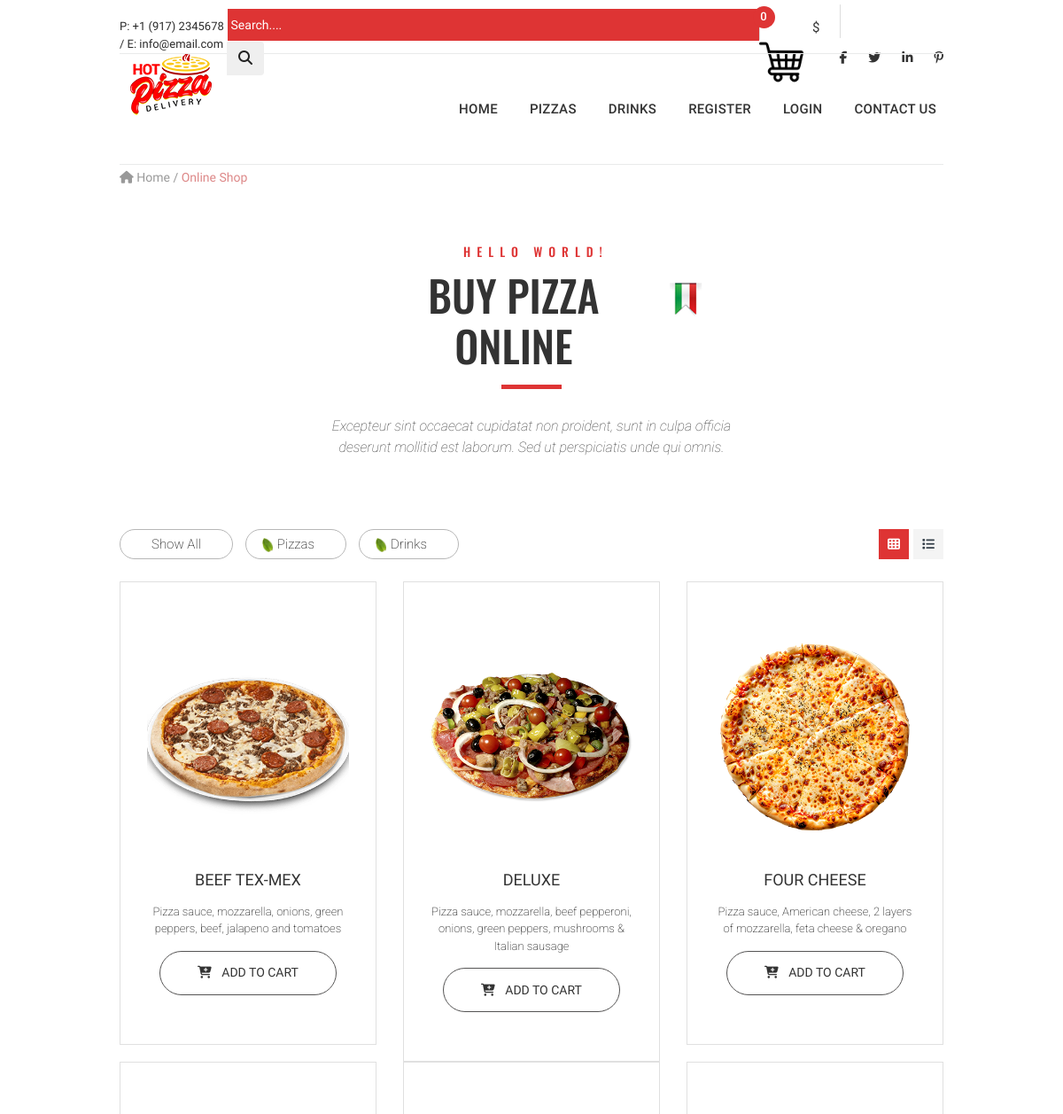
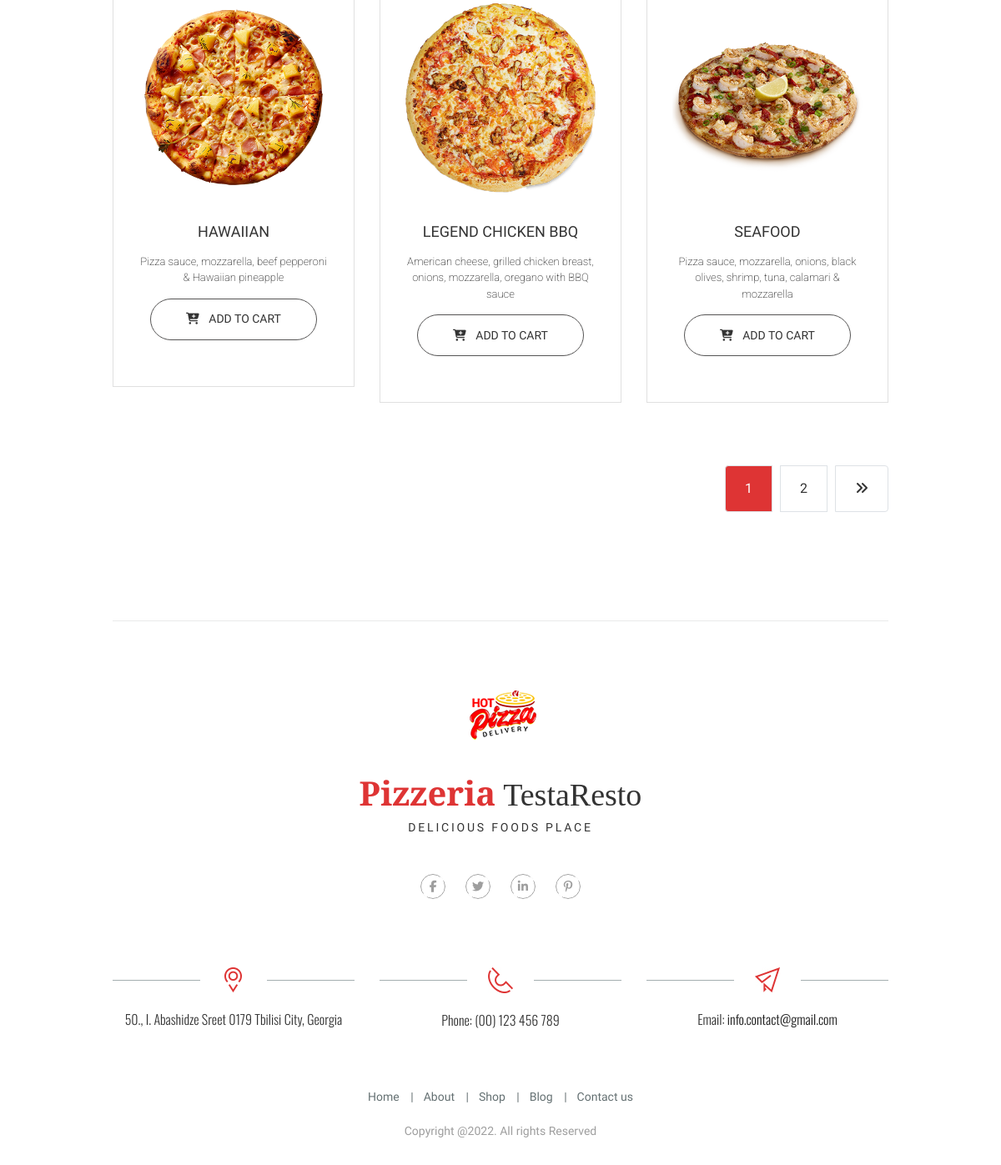
The page /pizzas on the database its author committed (2 pictures, top to bottom).
### product/models.py (models this page shows, shortened)
class Category(models.Model):
    name = models.CharField(max_length=100,unique=True)
    slug = models.SlugField(max_length=100,unique=True)
    class Meta:
        ordering = ('name',)
        verbose_name = 'category'
        verbose_name_plural = 'categories'

class Product(models.Model):
    name = models.CharField(max_length=100,unique=True)
    slug = models.SlugField(max_length=100,unique=True)
    short_description = models.TextField(max_length=300,blank=True)
    description = models.TextField(blank=True)
    category = models.ForeignKey(Category,on_delete=models.CASCADE)
    image = models.ImageField(upload_to='products',blank=True)
    price = models.DecimalField(max_digits=10,decimal_places=2,default='',blank=True,null=True)
    created = models.DateTimeField(auto_now_add=True)
    updated = models.DateTimeField(auto_now=True)
    class Meta:
        ordering = ('name',)
        verbose_name = 'product'
        verbose_name_plural = 'products'

### product/views.py (the view)
# urls.py: path('<slug:category_slug>', views.products_by_category,name="products_by_category"),
def products_by_category(request,category_slug=None):
    category_product = None
    products = None
    if category_slug!=None:
        category_product= get_object_or_404(Category,slug=category_slug)
        products = Product.objects.filter(category=category_product)
    paginator = Paginator(products, 6)
    page_number = request.GET.get('page')
    page_obj = paginator.get_page(page_number)
    context = {
        'products': page_obj,
    }
    return render(request,'product/index.html',context)

### product/templates/product/index.html (shortened to what this page needs)
{% extends 'product/base.html' %} {% load static %} {% block content %}
<div class="container">
  <div class="pizza_breadcrumb">
    <a href="index.html"><i class="fa fa-home"></i> Home</a> /
    <span>Online Shop</span>
  </div>
  <section class="shop_title">
    <div class="piz_title">
      <div class="small_title"><h3>hello world!</h3></div>
      <div class="big_title">
        <h1 class="shop_big_title">buy pizza online</h1>
        <img src="{% static 'product/img/title_icon.png' %}" />
      </div>
    </div>
    <div class="title_devider">
      <p class="line"></p>
    </div>
    <div class="under_title">
      <p>
        Excepteur sint occaecat cupidatat non proident, sunt in culpa officia
        deserunt mollitid est laborum. Sed ut perspiciatis unde qui omnis.
      </p>
    </div>
  </section>
  <section class="products">
    <div class="row">
      <div class="col-md-12">
        <div class="row bottom">
          <div class="filter_box bottom-15">
            <div class="left">
              <div class="buttons_filter">
                <button type="button" class="btn btn-outline-primary">
                  <a href="{% url 'home' %}"> Show All</a>
                </button>
                {% for category in categories %}
                <a href="{% url 'products_by_category' category.slug %}">
                  <button type="button" class="btn btn-outline-primary">
                    <img src="{% static 'product/img/icons/potoli.png'%}" />
                    {{category.name}}
                  </button>
                </a>
                {% endfor %}
              </div>
            </div>
            <div class="right full">
              <div class="tabs2-wrapper">
                <ul class="tabs clearfix" data-tabgroup="second-tab-group">
                  <li class="active">
                    <a href="#tabs2-1"><i class="fa fa-th"></i></a>
                  </li>
                  <li>
                    <a href="#tabs2-2"><i class="fa fa-list"></i></a>
                  </li>
                </ul>
              </div>
            </div>
          </div>
        </div>
      </div>
    </div>
    <div id="second-tab-group" class="tabgroup">
      <div id="tabs2-1">
        <div class="row">
          <div class="col-md-12">
            <div class="row full_shop">
              {% for product in products %}
              <div class="col-md-4">
                <div class="product_block m-right">
                  <a href="{% url 'product_detail' product.id %}">
                    <div class="pizza_full">
                      <img src="{{product.image.url}}" class="img-fluid" />
                    </div>
                  </a>
                  <h3>{{product.name}}</h3>
                  <p class="description_full">{{product.short_description}}</p>
                  <a href="{% url 'product_detail' product.id %}">
                    <button
                      type="button"
                      class="btn btn-outline-primary full_but"
                    >
                      <i class="fa fa-cart-plus"></i> add to cart
                    </button>
                  </a>
                </div>
              </div>
              {%endfor%}
            </div>
            <ur class="pagination right">
              <li class="page-item">
                <a class="page-link active" href="#"> {{ products.number }} </a>
              </li>
              {% if products.has_next %}
              <li class="page-item">
                <a
                  class="page-link"
                  href="?page={{ products.next_page_number }}"
                >
                  {{ products.next_page_number }}
                </a>
              </li>
              <li class="page-item">
                <a
                  class="page-link"
                  href="?page={{ products.paginator.num_pages }}"
                >
                  <i class="fa fa-angle-double-right"></i>
                </a>
              </li>
              {% endif %}
            </ur>
          </div>
        </div>
      </div>
    </div>
  </section>
</div>
{% endblock %}

### product/templates/product/base.html (shortened to what this page needs)
{% load static %} {% load crispy_forms_tags %}
<!DOCTYPE html>
<html lang="en">
  <head>
    <link href="{% static 'product/css/bootstrap.css' %}" rel="stylesheet" />
    <link href="{% static 'product/css/superslides.css' %}" rel="stylesheet" />
    <link href="{% static 'product/css/font-awesome.css' %}" rel="stylesheet" />
    <link rel="stylesheet" href="{% static 'product/css/owl.carousel.css' %}" />
    <link
      rel="stylesheet"
      href="{% static 'product/css/owl.theme.default.min.css' %}"
    />
    <link href="{% static 'product/css/navigation.css' %}" rel="stylesheet" />
    <link rel="stylesheet" href="{% static 'product/css/reset.css' %}" />
    <link rel="stylesheet" href="{% static 'product/css/style.css' %}" />
  </head>
  <body>
    <div id="main">
      <div class="header-v3">
        <div class="container">
          <div class="menu-top desktop-top">
            <div class="left_block">
              <div class="phone_email">
                P: +1 (917) 2345678 / E: info@email.com
              </div>
            </div>
            <div class="right_block">
              <div class="my_search">
                <form
                  class="search clearfix"
                  action="{% url 'search' %}"
                  ,
                  method="GET"
                >
                  <div class="input-group">
                    <input
                      type="text"
                      name="title"
                      class="form-control"
                      placeholder=" Search...."
                      style="width: 600px"
                    />
                    <div class="input-group-append">
                      <button type="submit" class="btn btn-outline-primary-gry">
                        <i class="fa fa-search"></i>
                      </button>
                    </div>
                  </div>
                </form>
              </div>
              <div class="my_cart_wrapper">
                <div class="my_cart_button">
                  <a href="#">
                    <img
                      class="pizza_cart"
                      src="{% static 'product/img/shopping-cart.png' %}"
                    />
                    <span class="cart_circle">{{counter}}</span>
                  </a>
                  <div class="cart_sum">${{total}}</div>
                </div>
              </div>
              <div class="top_social">
                <ul>
                  <li>
                    <a href="#"><i class="fab fa-facebook-f"></i></a>
                  </li>
                  <li>
                    <a href="#"><i class="fab fa-twitter"></i></a>
                  </li>
                  <li>
                    <a href="#"><i class="fab fa-linkedin-in"></i></a>
                  </li>
                  <li>
                    <a href="#"><i class="fab fa-pinterest-p"></i></a>
                  </li>
                </ul>
              </div>
            </div>
          </div>
          <div class="header-inner_1 clearfix">
            <header class="header_bg">
              <div class="logo">
                <a href="{% url 'home' %}">
                  <img src="{% static 'product/img/logo.png' %}" />
                </a>
              </div>
            </header>
            <nav id="navigation" class="navigation clearfix">
              <div class="navigation-body">
                <ul class="navigation-menu">
                  <li class="navigation-item">
                    <a class="navigation-link" href="{% url 'home' %}">Home</a>
                  </li>
                  {% for category in categories %}
                  <li class="navigation-item">
                    <a
                      class="navigation-link"
                      href="{% url 'products_by_category' category.slug %}"
                      >{{category.name}}</a
                    >
                  </li>
                  {% endfor %} {% if request.user.is_authenticated %}
                  <li class="navigation-item">
                    <a class="navigation-link" href="#"
                      >Welcome, {{request.user.first_name}}</a
                    >
                    <ul class="navigation-dropdown">
                      <li class="navigation-dropdown-item">
                        <a
                          class="navigation-dropdown-link"
                          href="{% url 'my_dashboard'  %}"
                          >My Dashboard</a
                        >
                      </li>
                      <li class="navigation-dropdown-item">
                        <a
                          class="navigation-dropdown-link"
                          href="{% url 'signout' %}"
                          >Log Out</a
                        >
                      </li>
                    </ul>
                  </li>
                  {% else %}
                  <li class="navigation-item">
                    <a class="navigation-link" href="{% url 'signup' %}"
                      >Register</a
                    >
                  </li>
                  <li class="navigation-item">
                    <a class="navigation-link" href="{% url 'signin' %}"
                      >Login</a
                    >
                  </li>
                  {% endif %}
                  <li class="navigation-item">
                    <a class="navigation-link" href="{% url 'contact'%}"
                      >Contact us</a
                    >
                  </li>
                </ul>
              </div>
            </nav>
          </div>
        </div>
      </div>
      {% block content%} {% endblock %}
      <footer>
        <div class="bot1-wrapper top_margin_80">
          <div class="container">
            <div class="bot1 clearfix">
              <div class="logo2_wrapper">
                <img
                  src="{% static 'product/img/logo2_wrapper.png' %}"
                  alt=""
                  class="img-fluid"
                />
                <div class="logo_title">
                  <div class="bottom_logo">
                    <span>Pizzeria</span> TestaResto
                  </div>
                  <div class="bottom_logo_desc">delicious foods place</div>
                </div>
              </div>
              <div class="social-footer-wrapper">
                <ul class="social-footer clearfix">
                  <li>
                    <a href="#"><i class="fab fa-facebook-f"></i></a>
                  </li>
                  <li>
                    <a href="#"><i class="fab fa-twitter"></i></a>
                  </li>
                  <li>
                    <a href="#"><i class="fab fa-linkedin-in"></i></a>
                  </li>
                  <li>
                    <a href="#"><i class="fab fa-pinterest-p"></i></a>
                  </li>
                </ul>
              </div>
            </div>
          </div>
        </div>
        <div class="bot2-wrapper">
          <div class="container">
            <div class="bot2 clearfix">
              <div class="row">
                <div class="col-md-4">
                  <div class="contact-us-block">
                    <figure>
                      <img
                        src="{% static 'product/img/ic1.png' %}"
                        alt=""
                        class="img-fluid"
                      />
                    </figure>
                    <div class="txt1">
                      50., I. Abashidze Sreet 0179 Tbilisi City, Georgia
                    </div>
                  </div>
                </div>
                <div class="col-md-4">
                  <div class="contact-us-block">
                    <figure>
                      <img
                        src="{% static 'product/img/ic2.png' %}"
                        alt=""
                        class="img-fluid"
                      />
                    </figure>
                    <div class="txt1">Phone: (00) 123 456 789</div>
                  </div>
                </div>
                <div class="col-md-4">
                  <div class="contact-us-block">
                    <figure>
                      <img
                        src="{% static 'product/img/ic3.png' %}"
                        alt=""
                        class="img-fluid"
                      />
                    </figure>
                    <div class="txt1">
                      Email: <a href="#">info.contact@gmail.com</a>
                    </div>
                  </div>
                </div>
              </div>
            </div>
          </div>
        </div>
        <div class="bot3-wrapper">
          <div class="container">
            <div class="bot3 clearfix">
              <ul class="menu-bot">
                <li><a href="#">Home</a></li>
                <li><a href="#">About</a></li>
                <li><a href="#">Shop</a></li>
                <li><a href="#">Blog</a></li>
                <li><a href="{% url 'contact' %}">Contact us</a></li>
              </ul>
              <div class="copyrights">Copyright @2022. All rights Reserved</div>
            </div>
          </div>
        </div>
      </footer>
    </div>
  </body>
</html>

### rows shown on the page
Category: name "PIZZAS", name "Pizzas"
Category: name "DRINKS", name "Drinks"
Product: image (picture), name "BEEF TEX-MEX", short_description "Pizza sauce, mozzarella, onions, green peppers, beef, jalapeno and tomatoes"
Product: image (picture), name "DELUXE", short_description "Pizza sauce, mozzarella, beef pepperoni, onions, green peppers, mushrooms & Italian sausage"
Product: image (picture), name "FOUR CHEESE", short_description "Pizza sauce, American cheese, 2 layers of mozzarella, feta cheese & oregano"
Product: image (picture), name "HAWAIIAN", short_description "Pizza sauce, mozzarella, beef pepperoni & Hawaiian pineapple"
Product: image (picture), name "LEGEND CHICKEN BBQ", short_description "American cheese, grilled chicken breast, onions, mozzarella, oregano with BBQ sauce"
Product: image (picture), name "SEAFOOD", short_description "Pizza sauce, mozzarella, onions, black olives, shrimp, tuna, calamari & mozzarella"

### other values the page prints
{{ counter }} "0"
{{ products.number }} "1"
{{ products.next_page_number }} "2"
